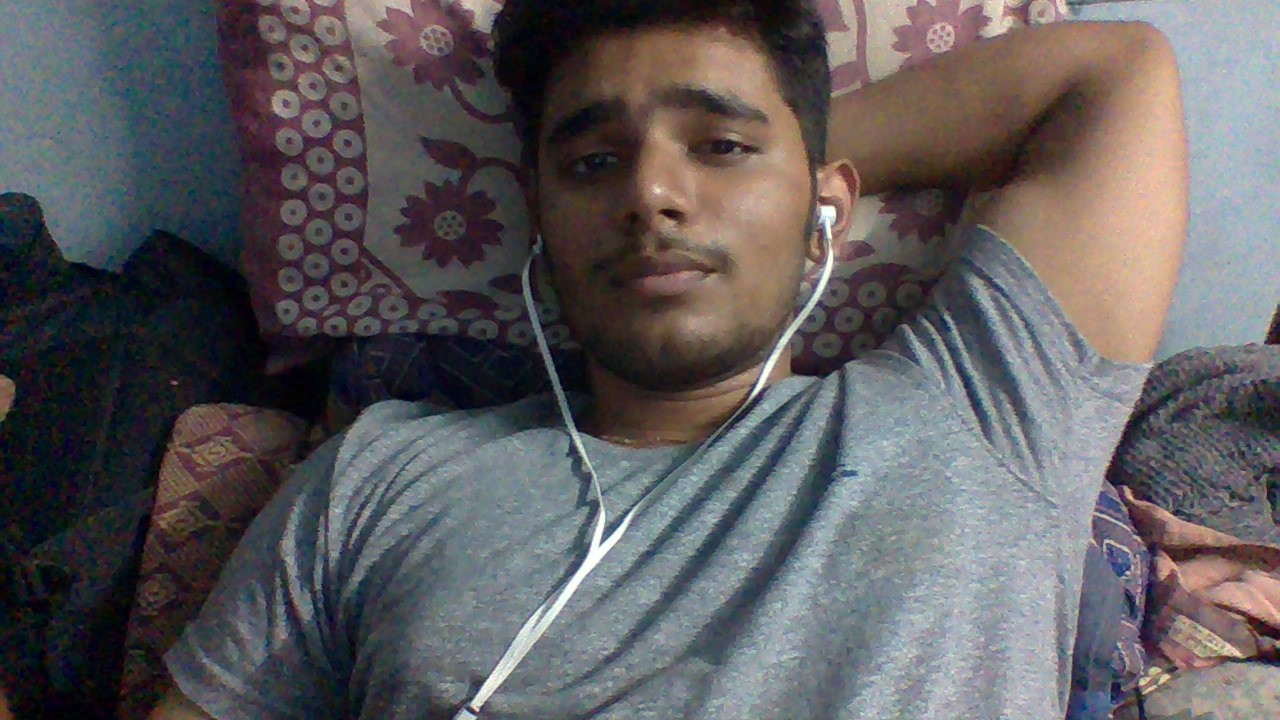
#> input picture Face Recognition/images/san.jpg, 1280 x 720 px, found by its file name
$ jupyter execute --allow-errors 'Face recognition.ipynb'   (shell and % lines are left out)   (text cells are left out)
#> lines starting #> are read from the running program, lines starting #| are printed output that depends on the picture; after the words box and inside, x2 and y2 are one past the last pixel; in counts of white or black regions, pixels touching at a corner belong together
### inception_blocks_v2.py
import tensorflow as tf
import numpy as np
import os
from numpy import genfromtxt
from keras import backend as K
from keras.layers import Conv2D, ZeroPadding2D, Activation, Input, concatenate
from keras.models import Model
from keras.layers.normalization import BatchNormalization
from keras.layers.pooling import MaxPooling2D, AveragePooling2D
import fr_utils
from keras.layers.core import Lambda, Flatten, Dense

# [198 lines left out: functions inception_block_1a, inception_block_1b, inception_block_1c, inception_block_2a, inception_block_2b, inception_block_3a and 1 more, not called in this run]

def faceRecoModel(input_shape):
    """
    Implementation of the Inception model used for FaceNet

    Arguments:
    input_shape -- shape of the images of the dataset

    Returns:
    model -- a Model() instance in Keras
    """

    # Define the input as a tensor with shape input_shape
    X_input = Input(input_shape)

    # Zero-Padding
    X = ZeroPadding2D((3, 3))(X_input)

    # First Block
    X = Conv2D(64, (7, 7), strides = (2, 2), name = 'conv1')(X)
    X = BatchNormalization(axis = 1, name = 'bn1')(X)
    X = Activation('relu')(X)

    # Zero-Padding + MAXPOOL
    X = ZeroPadding2D((1, 1))(X)
    X = MaxPooling2D((3, 3), strides = 2)(X)

    # Second Block
    X = Conv2D(64, (1, 1), strides = (1, 1), name = 'conv2')(X)
    X = BatchNormalization(axis = 1, epsilon=0.00001, name = 'bn2')(X)
    X = Activation('relu')(X)

    # Zero-Padding + MAXPOOL
    X = ZeroPadding2D((1, 1))(X)

    # Second Block
    X = Conv2D(192, (3, 3), strides = (1, 1), name = 'conv3')(X)
    X = BatchNormalization(axis = 1, epsilon=0.00001, name = 'bn3')(X)
    X = Activation('relu')(X)

    # Zero-Padding + MAXPOOL
    X = ZeroPadding2D((1, 1))(X)
    X = MaxPooling2D(pool_size = 3, strides = 2)(X)

    # Inception 1: a/b/c
    X = inception_block_1a(X)
    X = inception_block_1b(X)
    X = inception_block_1c(X)

    # Inception 2: a/b
    X = inception_block_2a(X)
    X = inception_block_2b(X)

    # Inception 3: a/b
    X = inception_block_3a(X)
    X = inception_block_3b(X)

    # Top layer
    X = AveragePooling2D(pool_size=(3, 3), strides=(1, 1), data_format='channels_first')(X)
    X = Flatten()(X)
    X = Dense(128, name='dense_layer')(X)

    # L2 normalization
    X = Lambda(lambda  x: K.l2_normalize(x,axis=1))(X)

    # Create model instance
    model = Model(inputs = X_input, outputs = X, name='FaceRecoModel')

    return model

### Face recognition.ipynb
[cell 1]
########### IMPORTING ALL THE LIBRARIES #############
from keras.models import Sequential
from keras.layers import Conv2D, ZeroPadding2D, Activation, Input, concatenate
from keras.models import Model
from keras.layers.normalization import BatchNormalization
from keras.layers.pooling import MaxPooling2D, AveragePooling2D
from keras.layers.merge import Concatenate
from keras.layers.core import Lambda, Flatten, Dense
from keras.initializers import glorot_uniform
from keras.engine.topology import Layer
from keras import backend as K
K.set_image_data_format('channels_first')
#> (this line was passed over: keras is not available in this run)
import cv2
import os
import numpy as np
from numpy import genfromtxt
import pandas as pd
import tensorflow as tf
from fr_utils import *
from inception_blocks_v2 import *
np.set_printoptions(threshold=np.nan)

#> (a cell that did not finish here is left out)


#> (a cell that did not finish here is left out)

[cell 4]
def triplet_loss(y_true, y_pred, alpha = 0.2):
    anchor, positive, negative = y_pred[0], y_pred[1], y_pred[2]
    pos_dist = tf.reduce_sum(tf.square(tf.subtract(anchor, positive)), axis=-1)
    neg_dist = tf.reduce_sum(tf.square(tf.subtract(anchor, negative)), axis=-1)
    basic_loss = tf.add(tf.subtract(pos_dist, neg_dist), alpha)
    loss = tf.reduce_sum(tf.maximum(basic_loss, 0))
    return loss

#> (a cell that did not finish here is left out)

[cell 6]
face_cascade = cv2.CascadeClassifier('haarcascade_frontalface_default.xml')
img = cv2.imread('images/san.jpg')
#> img is the input picture: shape (720, 1280, 3); mean B, G, R 94.3, 92, 95.1
gray = cv2.cvtColor(img, cv2.COLOR_RGB2GRAY)
faces = face_cascade.detectMultiScale(gray, 1.3, 5)
#> faces = [[499, 17, 331, 331]]
for (x,y,w,h) in faces:
    cv2.rectangle(img,(x,y),(x+w,y+h),(255,0,0),2)
    roi_gray = gray[y:y+h, x:x+w]
    roi_color = img[y:y+h, x:x+w]
#> this loop made 1 pass
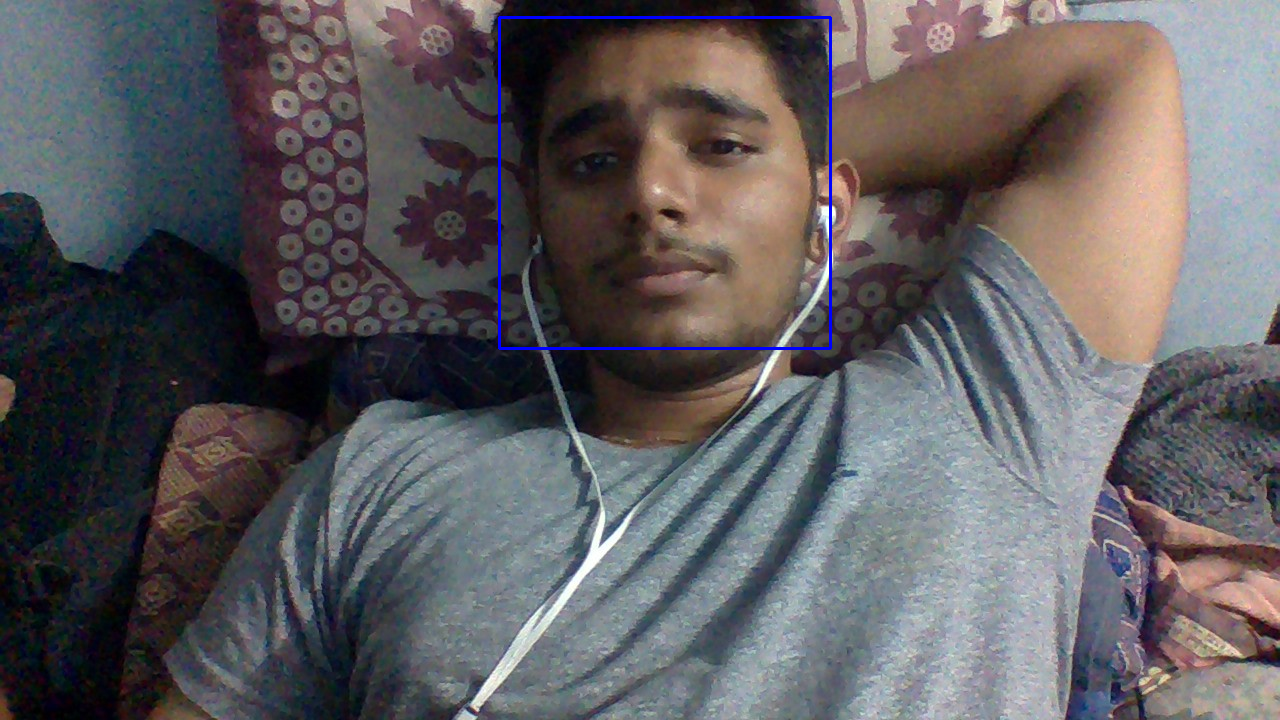
#> img: shape (720, 1280, 3); 0.43% of pixels changed, all inside (x1, y1, x2, y2) = (498, 16, 832, 350)

crop_img = img[y:y+h, x:x+w]
res = cv2.resize(crop_img, dsize=(96, 96), interpolation=cv2.INTER_CUBIC)
#> (the rest of this cell did not finish here and is left out)

[cell 7]
face_cascade = cv2.CascadeClassifier('haarcascade_frontalface_default.xml')
img = cv2.imread('images/sacha.jpg')
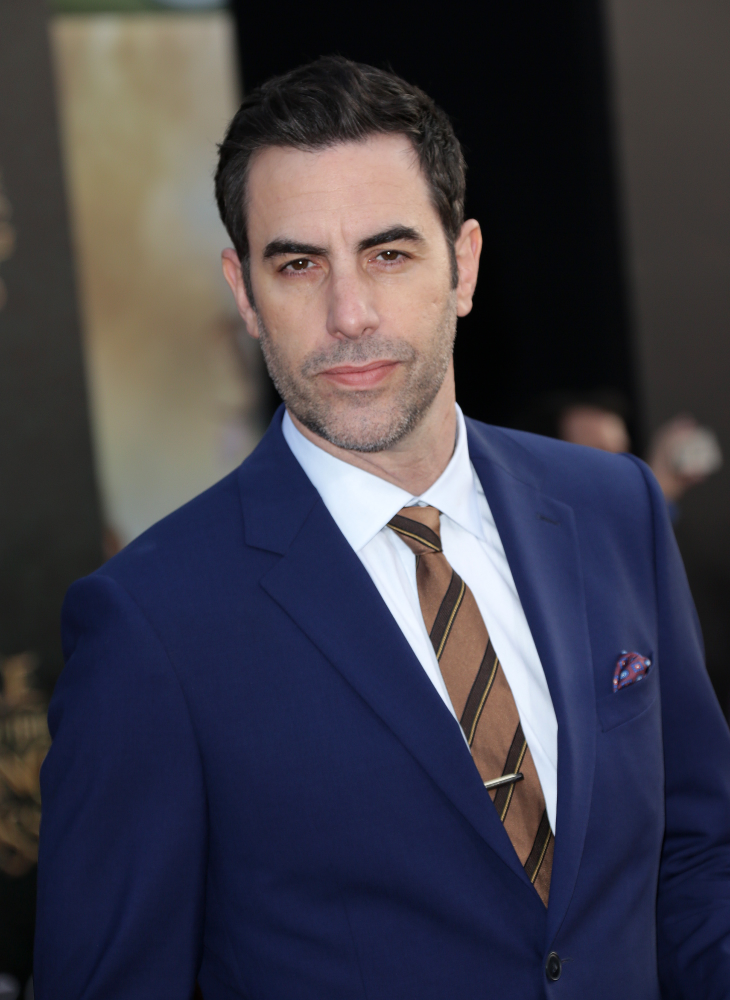
#> input picture Face Recognition/images/sacha.jpg, 2190 x 3000 px, found by its file name (shown at 1/3 size)
#> img is the input picture: shape (3000, 2190, 3); mean B, G, R 72.5, 61.8, 64.1
gray = cv2.cvtColor(img, cv2.COLOR_RGB2GRAY)
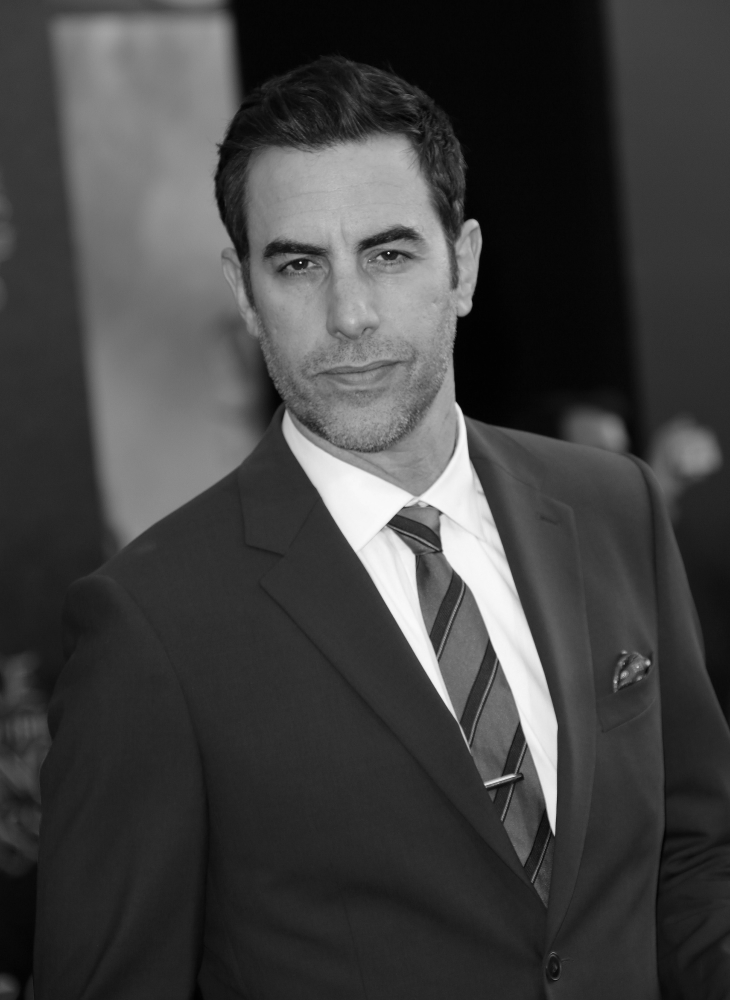
#> gray: shape (3000, 2190) (shown at 1/3 size); min 0, max 255, mean 65.3
faces = face_cascade.detectMultiScale(gray, 1.3, 5)
#> faces = [[623, 448, 835, 835]]
for (x,y,w,h) in faces:
    cv2.rectangle(img,(x,y),(x+w,y+h),(255,0,0),2)
    roi_gray = gray[y:y+h, x:x+w]
    roi_color = img[y:y+h, x:x+w]
#> this loop made 1 pass

crop_img = img[y:y+h, x:x+w]
res = cv2.resize(crop_img, dsize=(96, 96), interpolation=cv2.INTER_CUBIC)
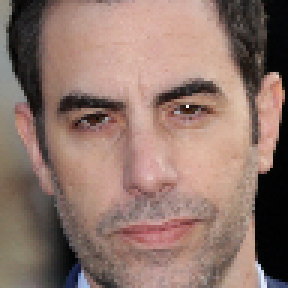
#> res: shape (96, 96, 3) (shown 3 times larger); mean B, G, R 107.7, 117, 143.4
#> (the rest of this cell did not finish here and is left out)

[cell 8]
face_cascade = cv2.CascadeClassifier('haarcascade_frontalface_default.xml')
img = cv2.imread('images/borat.jpg')
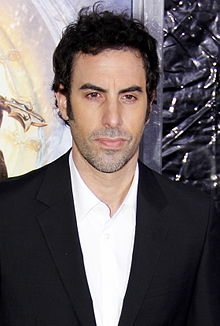
#> input picture Face Recognition/images/borat.jpg, 220 x 326 px, found by its file name
#> img is the input picture: shape (326, 220, 3); mean B, G, R 98.6, 97.5, 106.1
gray = cv2.cvtColor(img, cv2.COLOR_RGB2GRAY)
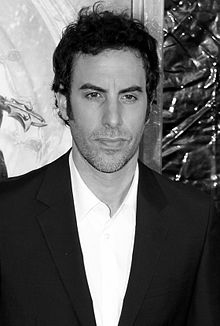
#> gray: shape (326, 220); min 0, max 255, mean 98.9
faces = face_cascade.detectMultiScale(gray, 1.3, 5)
#> faces = [[61, 57, 102, 102]]
for (x,y,w,h) in faces:
    cv2.rectangle(img,(x,y),(x+w,y+h),(255,0,0),2)
    roi_gray = gray[y:y+h, x:x+w]
    roi_color = img[y:y+h, x:x+w]
#> this loop made 1 pass
#> pass 1, `roi_gray = gray[y:y+h, x:x+w]`:
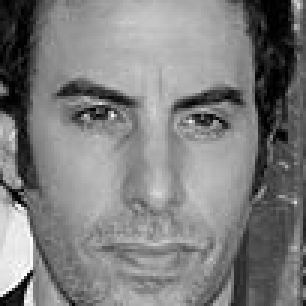
#> roi_gray: shape (102, 102) (shown 3 times larger); min 0, max 255, mean 126.2
#> after the loop:
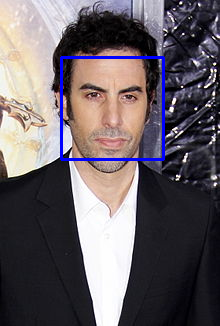
#> img: shape (326, 220, 3); 1.7% of pixels changed, all inside (x1, y1, x2, y2) = (60, 56, 165, 161)

crop_img = img[y:y+h, x:x+w]
res = cv2.resize(crop_img, dsize=(96, 96), interpolation=cv2.INTER_CUBIC)
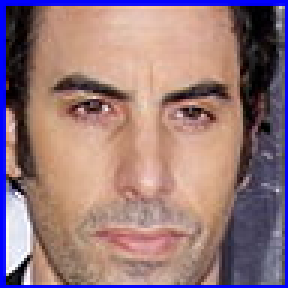
#> res: shape (96, 96, 3) (shown 3 times larger); mean B, G, R 123.2, 119.7, 150.1
#> (the rest of this cell did not finish here and is left out)

[cell 9]
face_cascade = cv2.CascadeClassifier('haarcascade_frontalface_default.xml')
img = cv2.imread('images/actualborat.jpeg')
#> (the rest of this cell did not finish here and is left out)

[cell 10]
database = {}
#> (the rest of this cell did not finish here and is left out)

#> (a cell that did not finish here is left out)

[cell 12]
def verify(image_path, identity, database, model):
    encoding =  img_to_encoding(image_path, model)
    dist = np.linalg.norm(encoding - database[identity])
    if dist < 0.7:
        print("Hey, it's " + str(identity) + ", Hello!")
        boolean = True
    else:
        print("I think it's not " + str(identity) + ", Sorry ")
        boolean = False
    return dist, boolean

[cell 13]
import cv2
import numpy as np
from PIL import Image


cam = cv2.VideoCapture(0)

cv2.namedWindow("test")

img_counter = 0

while True:
    ret, frame = cam.read()
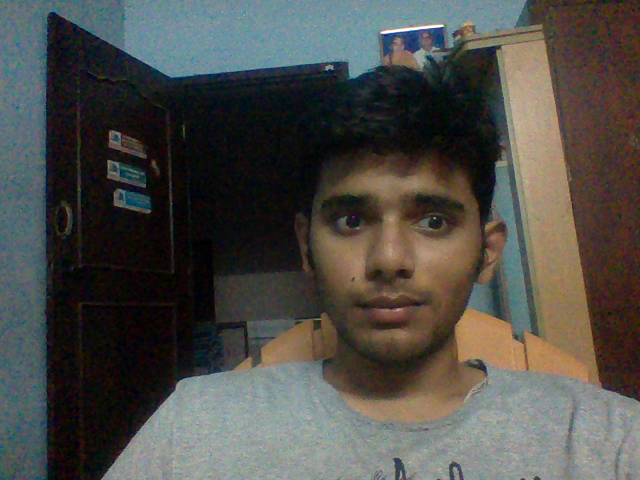
#> input picture Face Recognition/webcam_0.png, 640 x 480 px, given in place of the camera
#> frame is the input picture: shape (480, 640, 3); mean B, G, R 72.9, 77.3, 78.2
    cv2.imshow("Press SPACE to take a picture and ESC to close", frame)
    if not ret:
        break
    k = cv2.waitKey(1)
#> (key Esc is pressed here)

    if k%256 == 27:
        print("Camera Closed")
        break
    elif k%256 == 32:
        img_name = "webcam_{}.png".format(img_counter)
        cv2.imwrite(img_name, frame)
        res = cv2.imread(img_name)
        img = Image.fromarray(res, 'RGB')
        img.save('images/webcam.jpg')
        print("{} has been added".format(img_name))
        img_counter += 1

cam.release()

cv2.destroyAllWindows()
